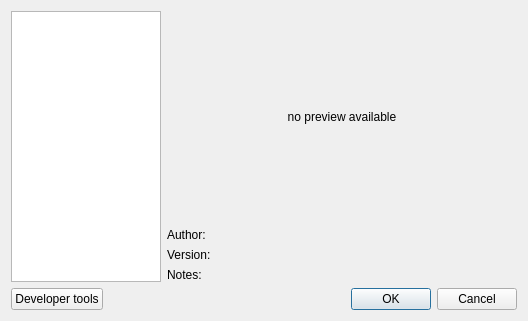
<?xml version="1.0" encoding="UTF-8"?>
<ui version="4.0">
 <class>ThemeSelector</class>
 <widget class="QDialog" name="ThemeSelector">
  <property name="geometry">
   <rect>
    <x>0</x>
    <y>0</y>
    <width>528</width>
    <height>321</height>
   </rect>
  </property>
  <property name="windowTitle">
   <string>Theme selection</string>
  </property>
  <layout class="QVBoxLayout" name="verticalLayout_2">
   <item>
    <layout class="QHBoxLayout" name="horizontalLayout">
     <item>
      <widget class="QListWidget" name="lwSkinSelection">
       <property name="sizePolicy">
        <sizepolicy hsizetype="Fixed" vsizetype="Expanding">
         <horstretch>0</horstretch>
         <verstretch>0</verstretch>
        </sizepolicy>
       </property>
       <property name="minimumSize">
        <size>
         <width>0</width>
         <height>0</height>
        </size>
       </property>
       <property name="maximumSize">
        <size>
         <width>150</width>
         <height>16777215</height>
        </size>
       </property>
      </widget>
     </item>
     <item>
      <layout class="QVBoxLayout" name="verticalLayout">
       <item>
        <widget class="QLabel" name="lblPreview">
         <property name="sizePolicy">
          <sizepolicy hsizetype="Expanding" vsizetype="Expanding">
           <horstretch>1</horstretch>
           <verstretch>1</verstretch>
          </sizepolicy>
         </property>
         <property name="minimumSize">
          <size>
           <width>1</width>
           <height>1</height>
          </size>
         </property>
         <property name="text">
          <string>no preview available</string>
         </property>
         <property name="scaledContents">
          <bool>false</bool>
         </property>
         <property name="alignment">
          <set>Qt::AlignCenter</set>
         </property>
        </widget>
       </item>
       <item>
        <layout class="QGridLayout" name="gridLayout">
         <item row="0" column="0">
          <widget class="QLabel" name="lblAuthor">
           <property name="text">
            <string>Author:</string>
           </property>
          </widget>
         </item>
         <item row="0" column="1">
          <widget class="QLabel" name="lblAuthorVal">
           <property name="sizePolicy">
            <sizepolicy hsizetype="Expanding" vsizetype="Preferred">
             <horstretch>0</horstretch>
             <verstretch>0</verstretch>
            </sizepolicy>
           </property>
           <property name="text">
            <string/>
           </property>
          </widget>
         </item>
         <item row="1" column="0">
          <widget class="QLabel" name="lblVersion">
           <property name="text">
            <string>Version:</string>
           </property>
          </widget>
         </item>
         <item row="1" column="1">
          <widget class="QLabel" name="lblVersionVal">
           <property name="sizePolicy">
            <sizepolicy hsizetype="Expanding" vsizetype="Preferred">
             <horstretch>0</horstretch>
             <verstretch>0</verstretch>
            </sizepolicy>
           </property>
           <property name="text">
            <string/>
           </property>
          </widget>
         </item>
         <item row="2" column="0">
          <widget class="QLabel" name="lblNotes">
           <property name="text">
            <string>Notes:</string>
           </property>
          </widget>
         </item>
         <item row="2" column="1">
          <widget class="QLabel" name="lblNotesVal">
           <property name="sizePolicy">
            <sizepolicy hsizetype="Expanding" vsizetype="Preferred">
             <horstretch>0</horstretch>
             <verstretch>0</verstretch>
            </sizepolicy>
           </property>
           <property name="text">
            <string/>
           </property>
           <property name="textFormat">
            <enum>Qt::RichText</enum>
           </property>
          </widget>
         </item>
        </layout>
       </item>
      </layout>
     </item>
    </layout>
   </item>
   <item>
    <layout class="QHBoxLayout" name="horizontalLayout_2">
     <item>
      <widget class="QPushButton" name="btnDeveloperTools">
       <property name="text">
        <string>Developer tools</string>
       </property>
      </widget>
     </item>
     <item>
      <widget class="QDialogButtonBox" name="buttonBox">
       <property name="orientation">
        <enum>Qt::Horizontal</enum>
       </property>
       <property name="standardButtons">
        <set>QDialogButtonBox::Cancel|QDialogButtonBox::Ok</set>
       </property>
      </widget>
     </item>
    </layout>
   </item>
  </layout>
 </widget>
 <resources/>
 <connections>
  <connection>
   <sender>buttonBox</sender>
   <signal>accepted()</signal>
   <receiver>ThemeSelector</receiver>
   <slot>accept()</slot>
   <hints>
    <hint type="sourcelabel">
     <x>248</x>
     <y>254</y>
    </hint>
    <hint type="destinationlabel">
     <x>157</x>
     <y>274</y>
    </hint>
   </hints>
  </connection>
  <connection>
   <sender>buttonBox</sender>
   <signal>rejected()</signal>
   <receiver>ThemeSelector</receiver>
   <slot>reject()</slot>
   <hints>
    <hint type="sourcelabel">
     <x>316</x>
     <y>260</y>
    </hint>
    <hint type="destinationlabel">
     <x>286</x>
     <y>274</y>
    </hint>
   </hints>
  </connection>
 </connections>
</ui>
